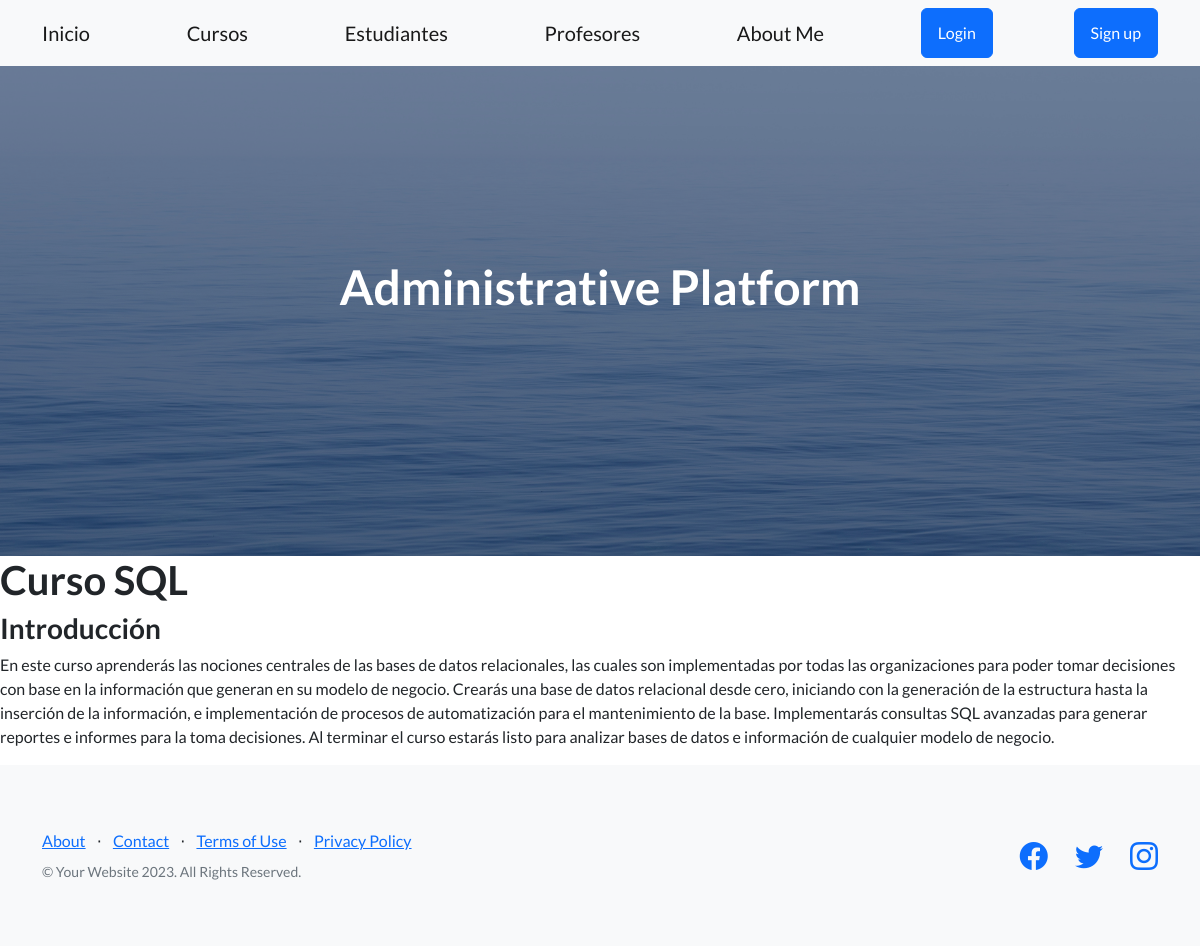
The app's page /app-coder/detalle-curso/15 with its own data.
### AppCoder/models.py (models this page shows, shortened)
class Curso(models.Model):
    nombre = models.CharField(max_length=50)
    camada = models.IntegerField(blank=True, null=True)
    imagen = models.ImageField(upload_to="jpgcursos/", blank=True, null=True)
    requisitos = models.TextField(blank=True, null=True)
    duracion = models.CharField(max_length=50, blank=True, null=True)
    detalles = models.TextField(blank=True, null=True)
    class Meta():
        ordering = ("nombre", "camada")

### AppCoder/views.py (the view)
# urls.py: path('detalle-curso/<pk>', CursoDetail.as_view(), name = "DetalleCursos"),
class CursoDetail(DetailView):
    model = Curso
    template_name = "curso_detail.html"
    context_object_name = "curso"

### AppCoder/templates/curso_detail.html
{% extends 'padre.html' %}
{% block contenidoQueCambia %}
   <h1>Curso {{curso.nombre}}</h1>
   <h3>Introducción</h3>
   <p>{{curso.detalles}}</p>
{% endblock contenidoQueCambia %}

### records on screen
Curso: nombre "SQL", detalles "En este curso aprenderás las nociones centrales de las bases de datos relacionales, las cuales son implementadas por todas las organizaciones para poder tomar decisiones con base en la información que generan en su modelo de negocio. Crearás una base de datos relacional desde cero, iniciando con la generación de la estructura hasta la inserción de la información, e implementación de procesos de automatización para el mantenimiento de la base. Implementarás consultas SQL avanzadas para generar reportes e informes para la toma decisiones. Al terminar el curso estarás listo para analizar bases de datos e información de cualquier modelo de negocio."
